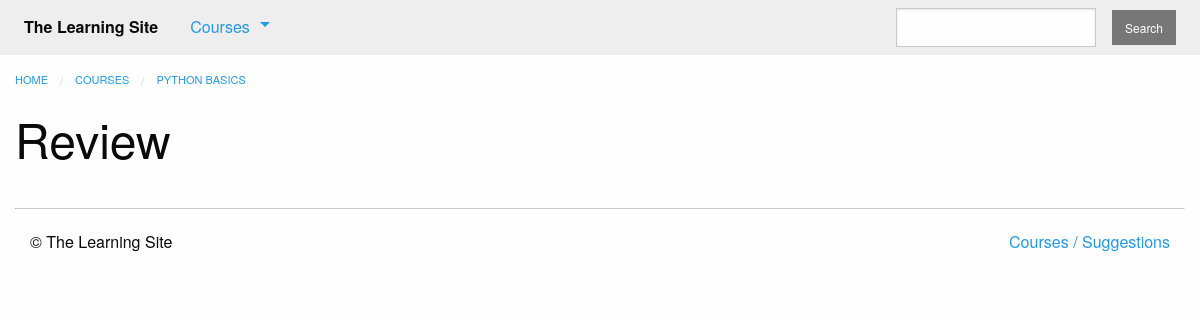
/courses/1/q1/, run on an earlier commit of the app's database.
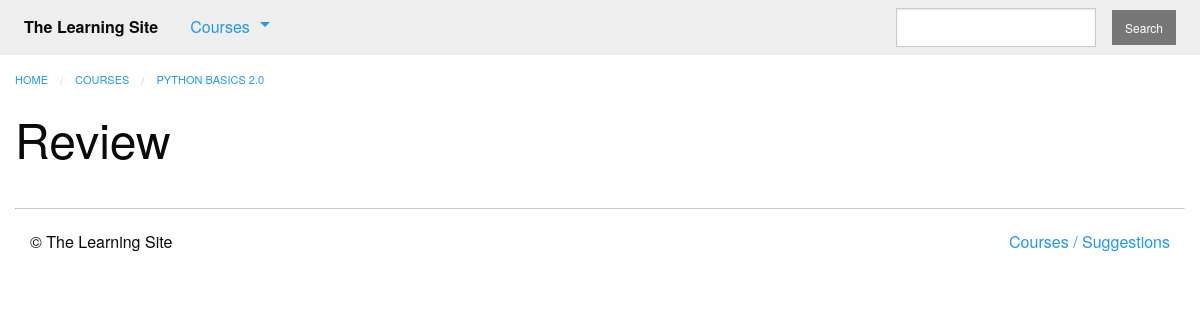
And on a later commit of the database.
### courses/models.py (models this page shows, shortened)
class Step(models.Model):
    title = models.CharField(max_length=255)
    description = models.TextField()
    order = models.IntegerField(default=0)
    course = models.ForeignKey(Course, on_delete=models.CASCADE)
    class Meta:
        abstract = True
        ordering = ['order', ]

class Quiz(Step):
    total_questions = models.IntegerField(default=4)
    class Meta:
        verbose_name_plural = "Quizzes"

class Course(models.Model):
    created_at = models.DateTimeField(auto_now_add=True)
    title = models.CharField(max_length=255)
    description = models.TextField()
    teacher = models.ForeignKey(User, on_delete=models.CASCADE)
    subject = models.CharField(default='', max_length=100)
    published = models.BooleanField(default=False)

### courses/views.py (the view)
# urls.py: path('<int:course_pk>/q<int:step_pk>/', views.quiz_detail, name='quiz'),
def quiz_detail(request, course_pk, step_pk):
    step = get_object_or_404(models.Quiz, course_id=course_pk, pk=step_pk, course__published=True)
    return render(request, 'courses/quiz_detail.html', {'step': step})

### courses/templatetags/course_extras.py (called while the page is built)
@register.inclusion_tag('courses/course_nav.html')
def nav_courses_list():
    courses = Course.objects.filter(published=True)[:5]
    return {'courses': courses}

### courses/templates/courses/quiz_detail.html (shortened to what this page needs)
{% extends "courses/layout.html" %}
{% load course_extras %}
{% block breadcrumbs %}
    <li><a href="{% url 'courses:detail' pk=step.course.pk %}">{{ step.course.title }}</a></li>
{% endblock %}
{% block content %}
    <div class="row columns">
        <article>
            {{ block.super }}
            <h1>{{ step.title }}</h1>
        </article>
    </div>
{% endblock %}

What changed in the data, as far as the page shows it:
changed through a linked row, Quiz "Review": course "PYTHON BASICS" → "PYTHON BASICS 2.0"
